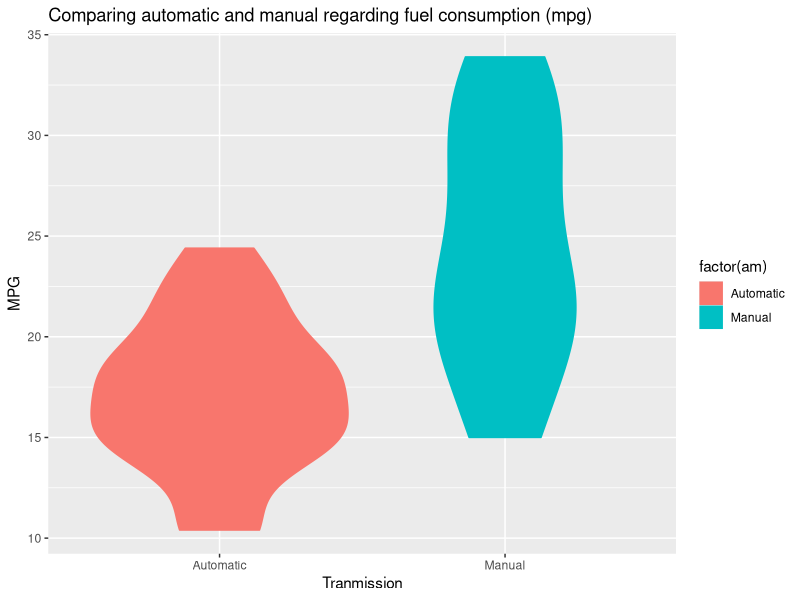
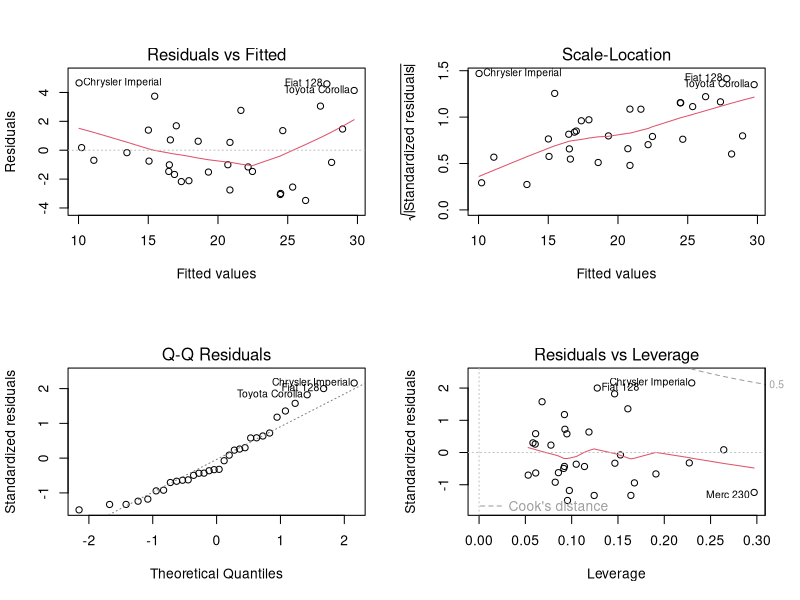

Here is the R script that generated these plots, in order:
## ---- chunk 1
knitr::opts_chunk$set(echo = TRUE)
require(dplyr)
require(ggplot2)
require(kableExtra)
## ---- chunk 2
library(datasets)

data(mtcars)
kable_styling(kable(round(cor(mtcars$mpg,mtcars[,-1]),3),caption = "Correlation between MPG and other variables"))

mtcars$am <- as.factor(mtcars$am)
levels(mtcars$am) = c("Automatic","Manual")

ggplot(mtcars, aes(y=mpg, x = factor(am), fill = factor(am), color = factor(am))) + geom_violin() + labs(x= "Tranmission", y = "MPG", title = "Comparing automatic and manual regarding fuel consumption (mpg)")

## ---- chunk 3

t.test(mtcars$mpg~as.factor(mtcars$am))

## ---- chunk 4

fit <- lm(mpg~factor(am), data = mtcars)
(summary(fit))
## ---- chunk 5
#mtcars$cyl <- as.factor(mtcars$cyl)
mtcars$vs <- as.factor(mtcars$vs)
mtcars$gear <- as.factor(mtcars$gear)
mtcars$carb <- as.factor(mtcars$carb)
fit2 <- step(lm(mpg~.,data = mtcars), trace = 0)
summary(fit2)
par(mfcol = c(2,2))
plot(fit2)
